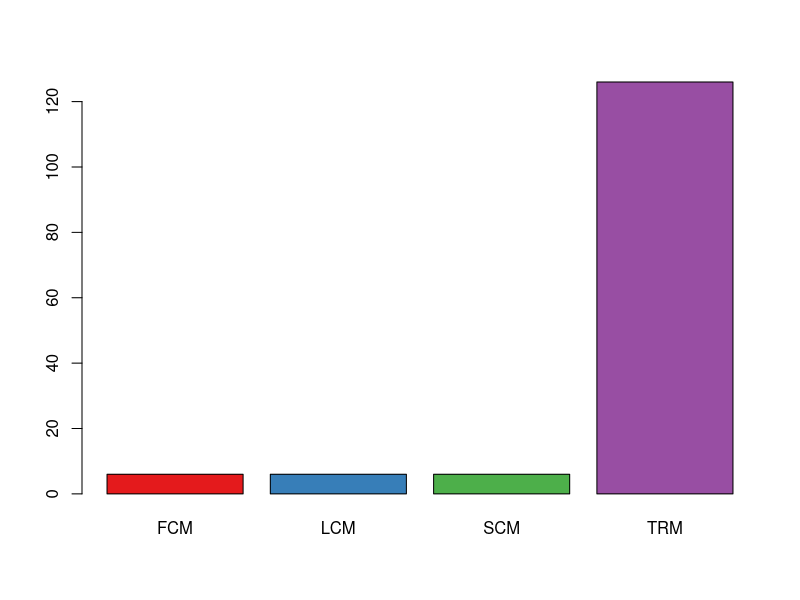
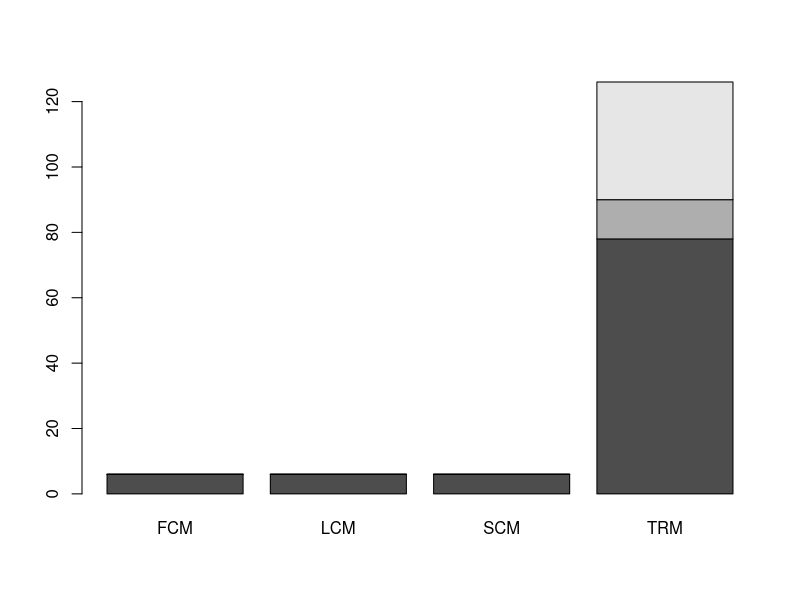
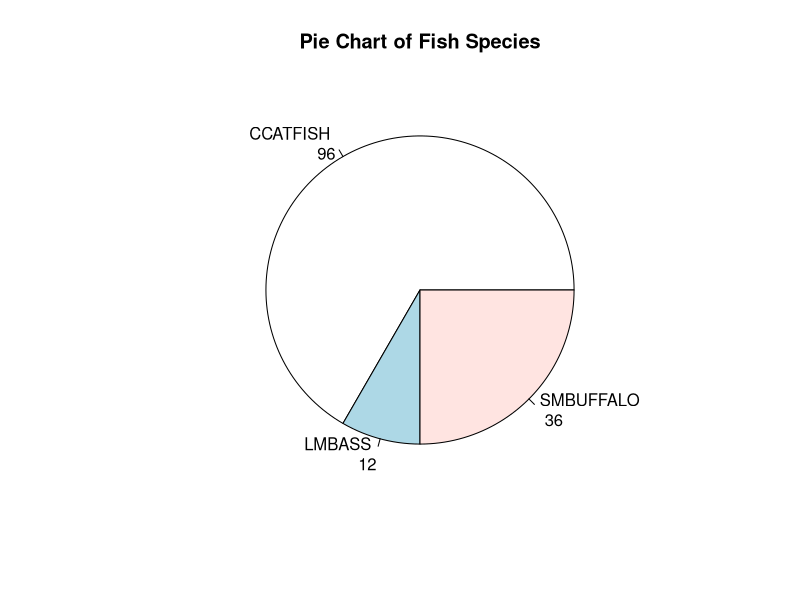
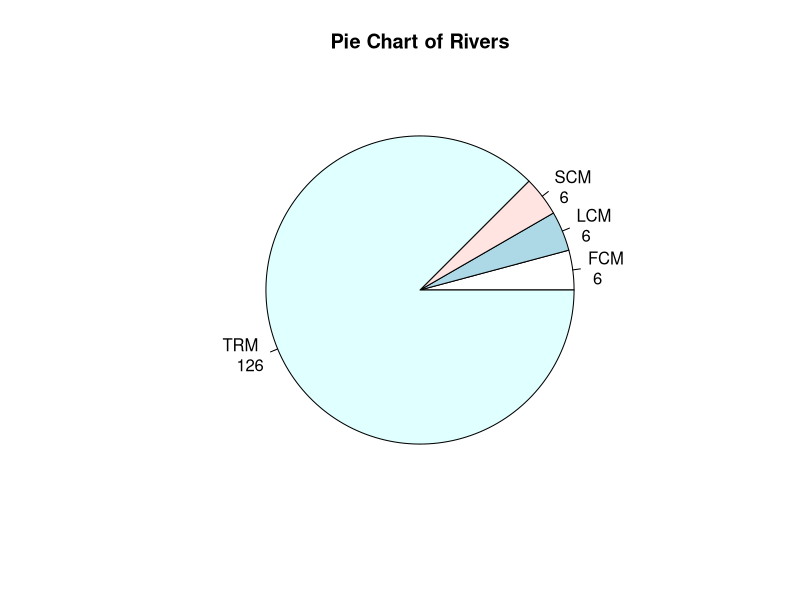
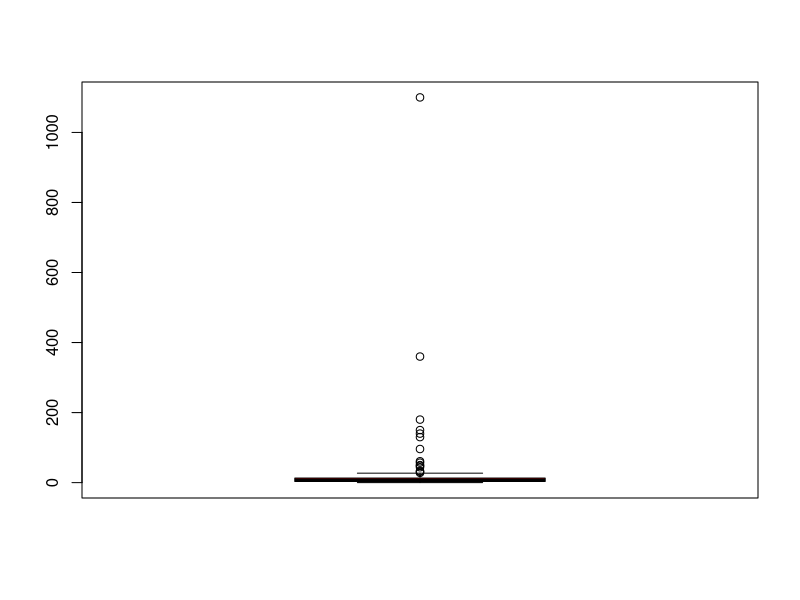
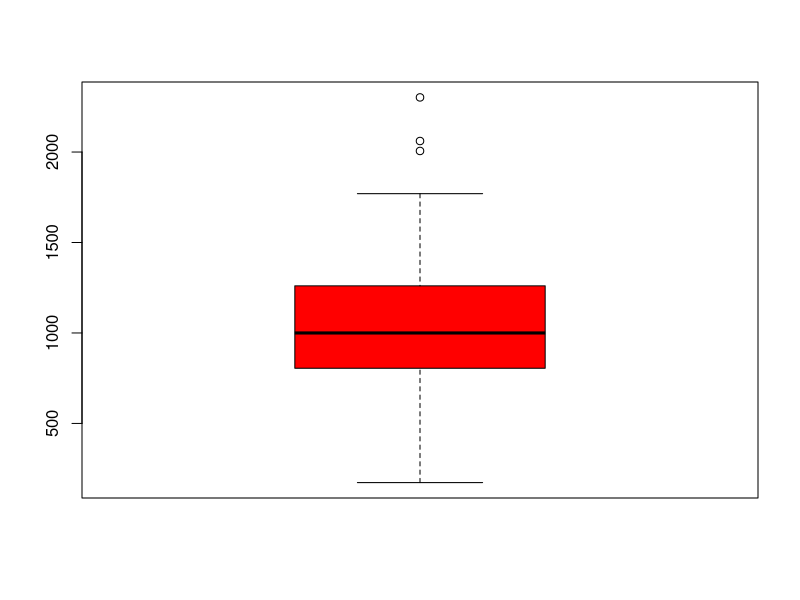
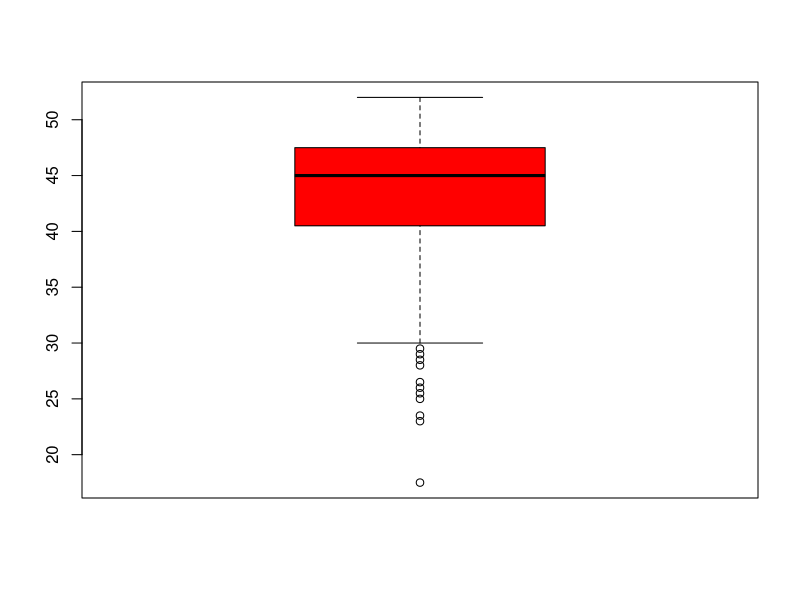
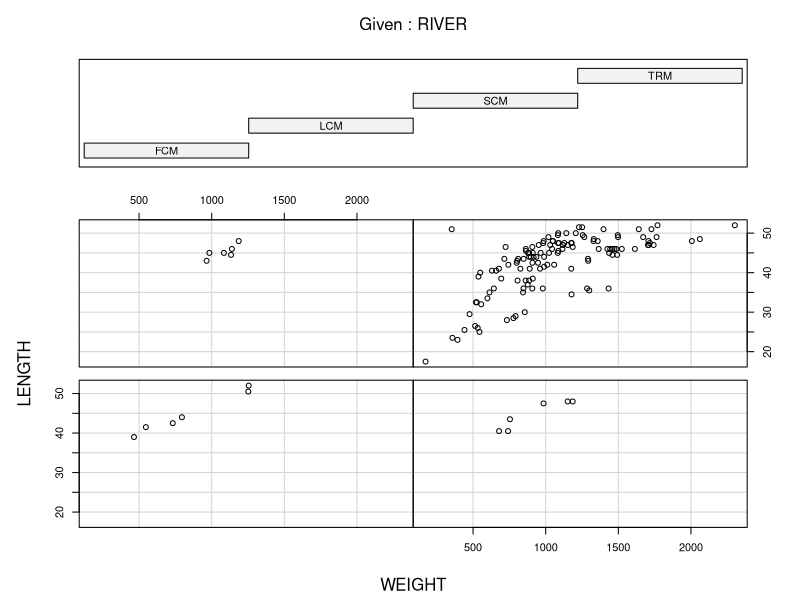

The R script that drew these images, in order:
## ---- chunk 1
knitr::opts_chunk$set(echo = TRUE)
## ---- chunk 2
getwd()
## ---- chunk 3
ddt <- read.csv(file = "DDT.csv")
head(ddt, 3)
#weights=ddt$WEIGHT
#zScores= (weights - mean(weights))/(sd(weights))
#zScores[abs(zScores)>3]
#weights[abs(zScores)>3]
#weights[abs(zScores)>=2 & abs(zScores)<=3]
#sd(zScores)
# P(Y=10) dbinom(10,20,.4)
# P(13 <= Y < 17) pbinom(16, 20, .4) - pbinom(13, 20, .4)
#P(3<= Y < 7) pbinom(6, 10, .6) - pbinom(3, 20, .6)
# P(10 < Y <= 20) Y~N(mu=20, delta = 10) pnorm(20, 20, 10) - pnorm(10, 20, 10)
1 - pnorm(16.1, 14.56, 10)
pnorm(15, 12, 7) - pnorm(10, 12, 7)
# P(Y <= 4) pbinom(4, 10, .6)
# pnorm(5, 10, 10)
# x=213865/417697
# P(Y > 6) 1 - pbinom(6, 20, .4)
1-pbinom(15, 20, .55)
# P(Y> 20) mu = 20 sd = 6, 1 - pnorm(20, 20, 6)
# P(Y > .5) mu = 0, sd = 1, 1 - pnorm(.5, 0, 1)
# P(Y < 10) pbinom(9, 20, .4)
#x

## ---- chunk 4
with(ddt, ddt[WEIGHT>800 & SPECIES=="LMBASS",])

## ---- chunk 5
with(ddt, ddt[RIVER == "SCM" & DDT>4,])
## ---- chunk 6
lengthsOfFishies <- c(ddt$LENGTH)
result.mean <- mean(lengthsOfFishies)
# b800=with(ddt, ddt[DDT>30,])
print(result.mean)
# mean(b800$LENGTH)
## ---- chunk 7
weightOfFishies <- c(ddt$WEIGHT)
result.standarddeviation <- sd(weightOfFishies)
print(result.standarddeviation)
## ---- chunk 8
v=1:20

print(v)
## ---- chunk 9
tableOfRivers <- table(ddt$RIVER)
print(tableOfRivers)

barPlotOfRiversKernel=with(ddt, tableOfRivers)
library(RColorBrewer)
colorCodes <- brewer.pal(4, "Set1")
barPlotOfRivers <- barplot(barPlotOfRiversKernel, col=colorCodes)

tableOfRiversAndSpecies <- table(ddt$SPECIES, ddt$RIVER)
print(tableOfRiversAndSpecies)

barPlotOfRiversAndSpeciesKernel=with(ddt, tableOfRiversAndSpecies)
barPlotOfRiversAndSpecies <- barplot(barPlotOfRiversAndSpeciesKernel)
## ---- chunk 10
tableOfSpecies <- table(ddt$SPECIES)
labels1 <- paste(names(tableOfSpecies), "\n", tableOfSpecies, sep =" ")
pie(tableOfSpecies, labels = labels1, main="Pie Chart of Fish Species")
tableOfRivers <- table(ddt$RIVER)
labels2 <- paste(names(tableOfRivers), "\n", tableOfRivers, sep =" ")
pie(tableOfRivers, labels = labels2, main="Pie Chart of Rivers")
## ---- chunk 11
boxplot(ddt$DDT,col="Red",data=ddt)
boxplot(ddt$WEIGHT,col="Red",data=ddt)
boxplot(ddt$LENGTH, col= "Red", data=ddt)

## ---- chunk 12
coplot(LENGTH~WEIGHT|RIVER,data=ddt)
coplot(DDT~WEIGHT|SPECIES, data=ddt)
## ---- chunk 13
library(ggplot2)
gg1 <- ggplot(data=ddt, mapping=aes(x=SPECIES, y =WEIGHT, fill = RIVER)) + geom_boxplot() + stat_summary(fun = "mean", geom = "point", shape = 8, size = 2, color = "white") + ggtitle("HARLEY COMBEST")
gg1

gg2 <- ggplot(data=ddt, mapping=aes(x=RIVER, y=LENGTH, fill=SPECIES)) + geom_violin() + ggtitle("HARLEY COMBEST")
gg2

gg3 <- ggplot(data=ddt, mapping=aes(x=WEIGHT, y=LENGTH, fill=SPECIES)) + geom_point(aes(color=SPECIES)) + ggtitle("HARLEY COMBEST")
gg3
